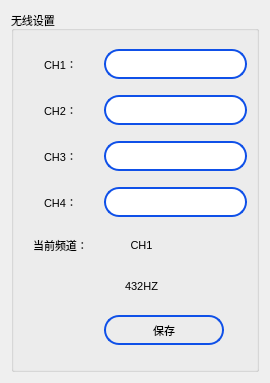
<?xml version="1.0" encoding="UTF-8"?>
<ui version="4.0">
 <class>ChannelSettingDlg</class>
 <widget class="QWidget" name="ChannelSettingDlg">
  <property name="geometry">
   <rect>
    <x>0</x>
    <y>0</y>
    <width>270</width>
    <height>383</height>
   </rect>
  </property>
  <property name="font">
   <font>
    <family>Ubuntu</family>
    <pointsize>8</pointsize>
    <italic>false</italic>
    <bold>false</bold>
   </font>
  </property>
  <property name="windowTitle">
   <string>Form</string>
  </property>
  <property name="styleSheet">
   <string notr="true">font: 8pt &quot;Ubuntu&quot;;</string>
  </property>
  <layout class="QGridLayout" name="gridLayout_2">
   <item row="0" column="0">
    <widget class="QGroupBox" name="groupBox">
     <property name="font">
      <font>
       <family>Ubuntu</family>
       <pointsize>8</pointsize>
       <italic>false</italic>
       <bold>false</bold>
      </font>
     </property>
     <property name="styleSheet">
      <string notr="true">QGroupBox{border:2px solid black;};</string>
     </property>
     <property name="title">
      <string>无线设置</string>
     </property>
     <layout class="QGridLayout" name="gridLayout" rowstretch="1,1,1,1,1,1,1" rowminimumheight="1,1,1,1,1,1,1">
      <property name="leftMargin">
       <number>9</number>
      </property>
      <property name="topMargin">
       <number>9</number>
      </property>
      <property name="rightMargin">
       <number>9</number>
      </property>
      <property name="bottomMargin">
       <number>9</number>
      </property>
      <property name="spacing">
       <number>6</number>
      </property>
      <item row="0" column="0">
       <widget class="QLabel" name="label">
        <property name="minimumSize">
         <size>
          <width>75</width>
          <height>25</height>
         </size>
        </property>
        <property name="sizeIncrement">
         <size>
          <width>75</width>
          <height>25</height>
         </size>
        </property>
        <property name="text">
         <string>CH1：</string>
        </property>
        <property name="alignment">
         <set>Qt::AlignCenter</set>
        </property>
       </widget>
      </item>
      <item row="0" column="1">
       <widget class="QLineEdit" name="CH1lineEdit">
        <property name="maximumSize">
         <size>
          <width>16777215</width>
          <height>30</height>
         </size>
        </property>
        <property name="styleSheet">
         <string notr="true">QLineEdit{
border:2px solid rgb(15,80,232);
border-radius:15px
}</string>
        </property>
       </widget>
      </item>
      <item row="1" column="0">
       <widget class="QLabel" name="label_2">
        <property name="minimumSize">
         <size>
          <width>75</width>
          <height>25</height>
         </size>
        </property>
        <property name="text">
         <string>CH2：</string>
        </property>
        <property name="alignment">
         <set>Qt::AlignCenter</set>
        </property>
       </widget>
      </item>
      <item row="1" column="1">
       <widget class="QLineEdit" name="CH2lineEdit">
        <property name="maximumSize">
         <size>
          <width>16777215</width>
          <height>30</height>
         </size>
        </property>
        <property name="styleSheet">
         <string notr="true">QLineEdit{
border:2px solid rgb(15,80,232);
border-radius:15px
}</string>
        </property>
       </widget>
      </item>
      <item row="2" column="0">
       <widget class="QLabel" name="label_3">
        <property name="minimumSize">
         <size>
          <width>75</width>
          <height>25</height>
         </size>
        </property>
        <property name="text">
         <string>CH3：</string>
        </property>
        <property name="alignment">
         <set>Qt::AlignCenter</set>
        </property>
       </widget>
      </item>
      <item row="2" column="1">
       <widget class="QLineEdit" name="CH3lineEdit">
        <property name="maximumSize">
         <size>
          <width>16777215</width>
          <height>30</height>
         </size>
        </property>
        <property name="styleSheet">
         <string notr="true">QLineEdit{
border:2px solid rgb(15,80,232);
border-radius:15px
}</string>
        </property>
       </widget>
      </item>
      <item row="3" column="0">
       <widget class="QLabel" name="label_4">
        <property name="minimumSize">
         <size>
          <width>75</width>
          <height>25</height>
         </size>
        </property>
        <property name="text">
         <string>CH4：</string>
        </property>
        <property name="alignment">
         <set>Qt::AlignCenter</set>
        </property>
       </widget>
      </item>
      <item row="3" column="1">
       <widget class="QLineEdit" name="CH4lineEdit">
        <property name="maximumSize">
         <size>
          <width>16777215</width>
          <height>30</height>
         </size>
        </property>
        <property name="styleSheet">
         <string notr="true">QLineEdit{
border:2px solid rgb(15,80,232);
border-radius:15px
}</string>
        </property>
       </widget>
      </item>
      <item row="4" column="0">
       <widget class="QLabel" name="label_5">
        <property name="sizePolicy">
         <sizepolicy hsizetype="Fixed" vsizetype="Fixed">
          <horstretch>0</horstretch>
          <verstretch>0</verstretch>
         </sizepolicy>
        </property>
        <property name="minimumSize">
         <size>
          <width>75</width>
          <height>25</height>
         </size>
        </property>
        <property name="text">
         <string>当前频道：</string>
        </property>
        <property name="alignment">
         <set>Qt::AlignCenter</set>
        </property>
       </widget>
      </item>
      <item row="4" column="1">
       <widget class="QLabel" name="CHlab">
        <property name="sizePolicy">
         <sizepolicy hsizetype="Fixed" vsizetype="Fixed">
          <horstretch>0</horstretch>
          <verstretch>0</verstretch>
         </sizepolicy>
        </property>
        <property name="minimumSize">
         <size>
          <width>75</width>
          <height>25</height>
         </size>
        </property>
        <property name="text">
         <string>CH1</string>
        </property>
        <property name="alignment">
         <set>Qt::AlignCenter</set>
        </property>
       </widget>
      </item>
      <item row="5" column="1">
       <widget class="QLabel" name="HZlab">
        <property name="sizePolicy">
         <sizepolicy hsizetype="Fixed" vsizetype="Fixed">
          <horstretch>0</horstretch>
          <verstretch>0</verstretch>
         </sizepolicy>
        </property>
        <property name="minimumSize">
         <size>
          <width>75</width>
          <height>25</height>
         </size>
        </property>
        <property name="text">
         <string>432HZ</string>
        </property>
        <property name="alignment">
         <set>Qt::AlignCenter</set>
        </property>
       </widget>
      </item>
      <item row="6" column="1">
       <widget class="QPushButton" name="saveBtn">
        <property name="minimumSize">
         <size>
          <width>0</width>
          <height>0</height>
         </size>
        </property>
        <property name="maximumSize">
         <size>
          <width>120</width>
          <height>30</height>
         </size>
        </property>
        <property name="styleSheet">
         <string notr="true">QPushButton{
border:2px solid rgb(15,80,232);
border-radius:15px
}</string>
        </property>
        <property name="text">
         <string>保存</string>
        </property>
       </widget>
      </item>
     </layout>
    </widget>
   </item>
  </layout>
 </widget>
 <resources/>
 <connections/>
</ui>
